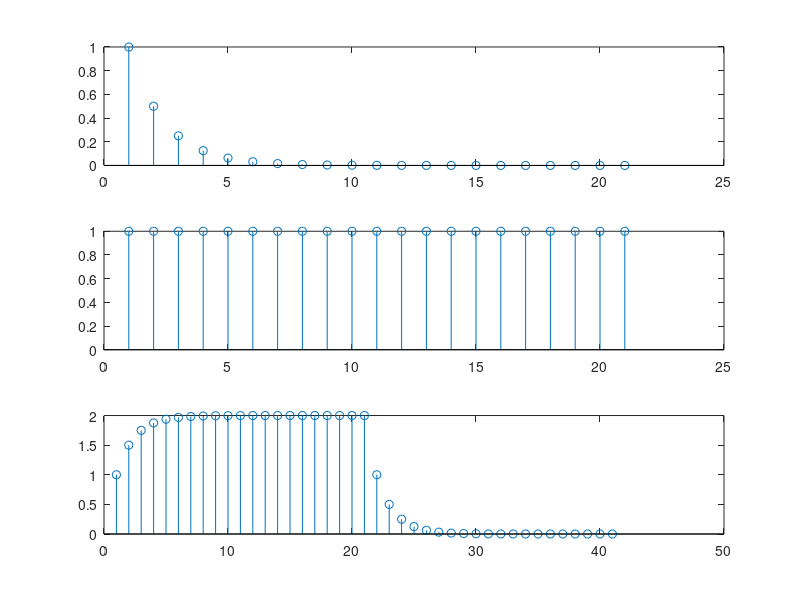

MATLAB code for this plot:
clearvars;
clc;
close all;

% Using conv

n=[0:1:20];

h=(1/2).^n;
x=(1).^n;

y=conv(h,x);

subplot(3,1,1);
stem(h);
subplot(3,1,2);
stem(x);
subplot(3,1,3);
stem(y);
